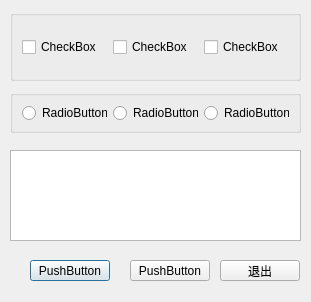
<?xml version="1.0" encoding="UTF-8"?>
<ui version="4.0">
 <class>Dialog</class>
 <widget class="QDialog" name="Dialog">
  <property name="geometry">
   <rect>
    <x>0</x>
    <y>0</y>
    <width>311</width>
    <height>302</height>
   </rect>
  </property>
  <property name="windowTitle">
   <string>Dialog</string>
  </property>
  <widget class="QGroupBox" name="groupBox">
   <property name="geometry">
    <rect>
     <x>10</x>
     <y>10</y>
     <width>291</width>
     <height>71</height>
    </rect>
   </property>
   <property name="title">
    <string/>
   </property>
   <layout class="QHBoxLayout" name="horizontalLayout">
    <item>
     <widget class="QCheckBox" name="checkBox">
      <property name="text">
       <string>CheckBox</string>
      </property>
     </widget>
    </item>
    <item>
     <widget class="QCheckBox" name="checkBox_2">
      <property name="text">
       <string>CheckBox</string>
      </property>
     </widget>
    </item>
    <item>
     <widget class="QCheckBox" name="checkBox_3">
      <property name="text">
       <string>CheckBox</string>
      </property>
     </widget>
    </item>
   </layout>
  </widget>
  <widget class="QGroupBox" name="groupBox_2">
   <property name="geometry">
    <rect>
     <x>10</x>
     <y>90</y>
     <width>291</width>
     <height>43</height>
    </rect>
   </property>
   <property name="title">
    <string/>
   </property>
   <layout class="QHBoxLayout" name="horizontalLayout_2">
    <item>
     <widget class="QRadioButton" name="radioButton">
      <property name="text">
       <string>RadioButton</string>
      </property>
     </widget>
    </item>
    <item>
     <widget class="QRadioButton" name="radioButton_2">
      <property name="text">
       <string>RadioButton</string>
      </property>
     </widget>
    </item>
    <item>
     <widget class="QRadioButton" name="radioButton_3">
      <property name="text">
       <string>RadioButton</string>
      </property>
     </widget>
    </item>
   </layout>
  </widget>
  <widget class="QTextBrowser" name="textBrowser">
   <property name="geometry">
    <rect>
     <x>10</x>
     <y>150</y>
     <width>291</width>
     <height>91</height>
    </rect>
   </property>
  </widget>
  <widget class="QPushButton" name="pushButton">
   <property name="geometry">
    <rect>
     <x>30</x>
     <y>260</y>
     <width>80</width>
     <height>21</height>
    </rect>
   </property>
   <property name="text">
    <string>PushButton</string>
   </property>
  </widget>
  <widget class="QPushButton" name="pushButton_2">
   <property name="geometry">
    <rect>
     <x>130</x>
     <y>260</y>
     <width>80</width>
     <height>21</height>
    </rect>
   </property>
   <property name="text">
    <string>PushButton</string>
   </property>
  </widget>
  <widget class="QPushButton" name="pushButton_3">
   <property name="geometry">
    <rect>
     <x>220</x>
     <y>260</y>
     <width>80</width>
     <height>21</height>
    </rect>
   </property>
   <property name="text">
    <string>退出</string>
   </property>
  </widget>
 </widget>
 <resources/>
 <connections/>
</ui>
